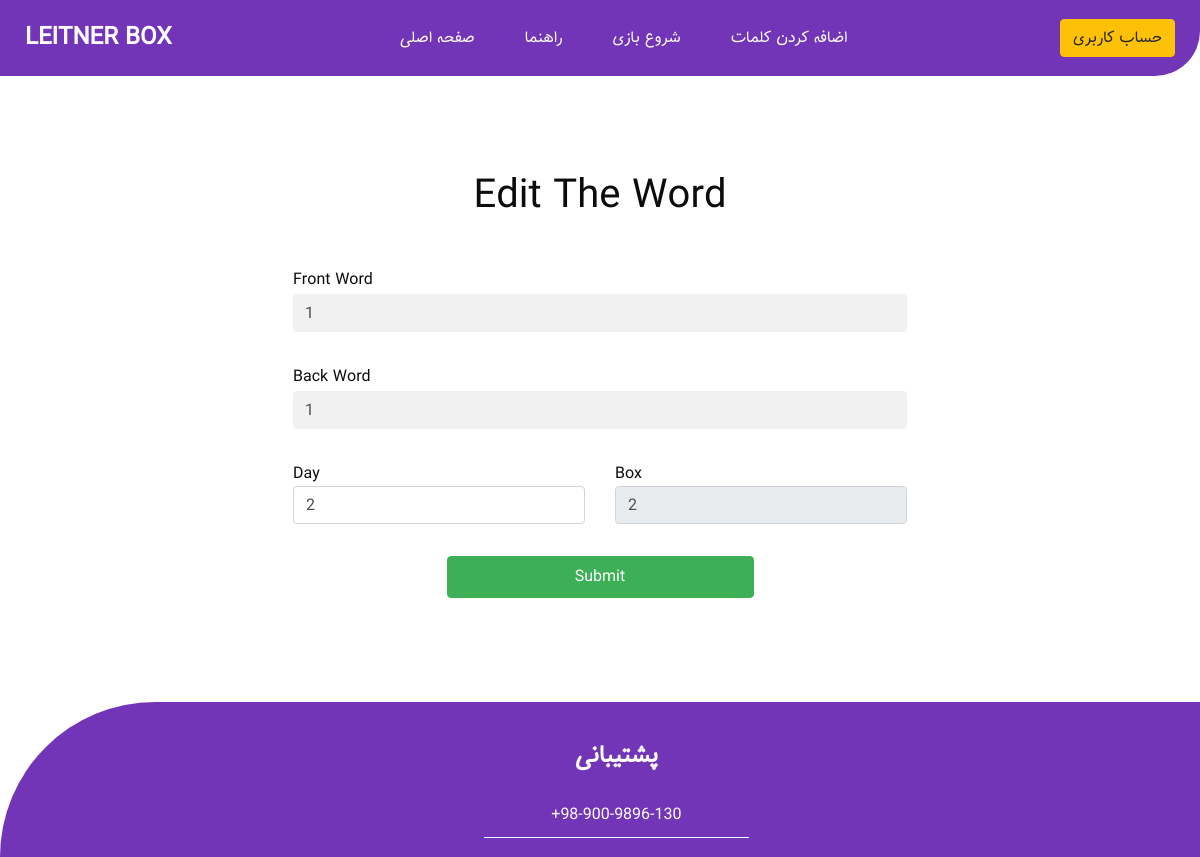
The app's page /play/edit_word/105/, older data.
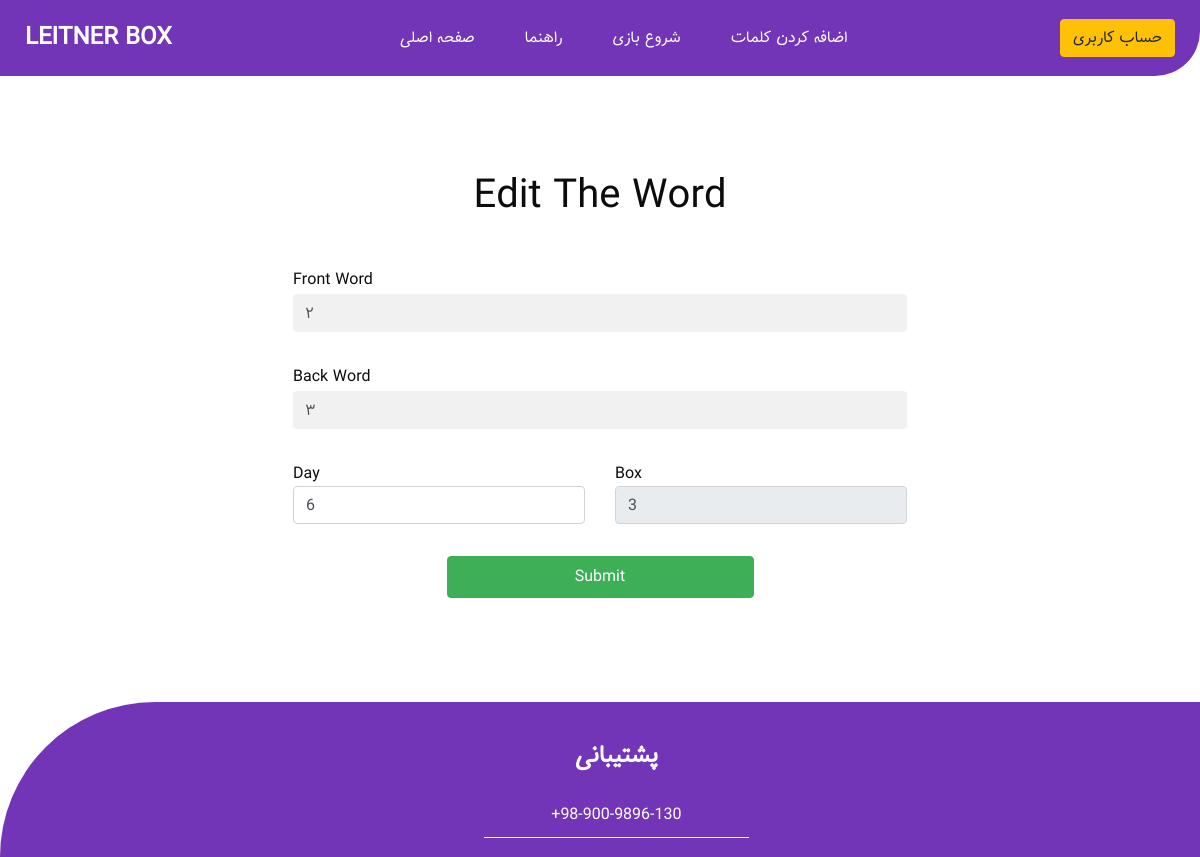
The same page, newer data.
### Play_App/models.py (models this page shows, shortened)
class Word(models.Model):
    user = models.ForeignKey(MyUser, on_delete=models.CASCADE, verbose_name="کاربر")
    front_word = models.CharField(max_length=255, verbose_name="کلمه رو")
    back_word = models.CharField(max_length=255, verbose_name="کلمه پشت")
    created_at = models.DateTimeField(auto_now_add=True, verbose_name="تاریخ ایجاد")
    updated_at = models.DateTimeField(auto_now=True, verbose_name="تاریخ آخرین تغیر")
    last_reviewed = models.DateTimeField(auto_now=True, verbose_name="تاریخ آخرین بازی")
    box = models.IntegerField(default=1, verbose_name="جعبه")
    day = models.IntegerField(default=1, verbose_name="روز")
    is_correct = models.BooleanField(default=False, verbose_name="تصحیح")
    lock_time = models.DateTimeField(null=True, blank=True, verbose_name="زمان قفل شدن بازی")
    class Meta:
        verbose_name_plural = "کلمات"

### Play_App/views.py (the view, shortened to what this page needs)
# urls.py: path('edit_word/<int:id>/', views.edit_word, name='edit_word'),
def edit_word(request, id):
    word_info = get_object_or_404(Word, id=id)
    return render(request, 'Play_App/edit_word.html', {'word_info': word_info})

### Play_App/templates/Play_App/edit_word.html (shortened to what this page needs)
{% extends 'common.html' %}
{% load static %}
{% block body %}
  <div class="container-xxl py-5">
    <div class="container py-5 px-lg-5">
        <div class="wow fadeInUp" data-wow-delay="0.1s">
            <h1 class="text-center mb-5">Edit The Word</h1>
        </div>
        <div class="row justify-content-center">
            <div class="col-lg-7">
                <div class="wow fadeInUp" data-wow-delay="0.3s">
                    <form method="POST" action="{% url 'Play_App:edit_word' id=word_info.id %}">
                        <div class="row g-3">
                            <div class="col-12">
                                <div class="form-floating">
                                    Front Word
                                    <input name="front_word" type="text" class="form-control" id="front_word" value="{{ word_info.front_word }}" required>
                                </div>
                            </div>
                            <div class="col-12">
                                <div class="form-floating">
                                    Back Word
                                    <input name="back_word" type="text" class="form-control" id="back_word" value="{{ word_info.back_word }}" required>
                                </div>
                            </div>
                            <div class="col-6">
                                <div class="form-floating">
                                    Day
                                    <input name="day" type="number" class="form-control" id="back_word_day" value="{{ word_info.day }}" min="1" max="30" required>
                                </div>
                            </div>
                            <div class="col-6">
                                <div class="form-floating">
                                    Box
                                    <input name="box" type="number" class="form-control" id="back_word_box" value="{{ word_info.box }}" disabled>
                                </div>
                            </div>
                            <div class="col-12 d-flex justify-content-center">
                                <button id="submit-button" class="btn btn-success w-50 py-2" type="submit">Submit</button>
                            </div>
                        </div>
                    </form>
                </div>
            </div>
        </div>
    </div>
  </div>
{% endblock body %}

Row changes from the older to the newer data that the page shows:
changed Word: front_word "1" → "۲"; back_word "1" → "۳"; day "2" → "6"; box "2" → "3"
